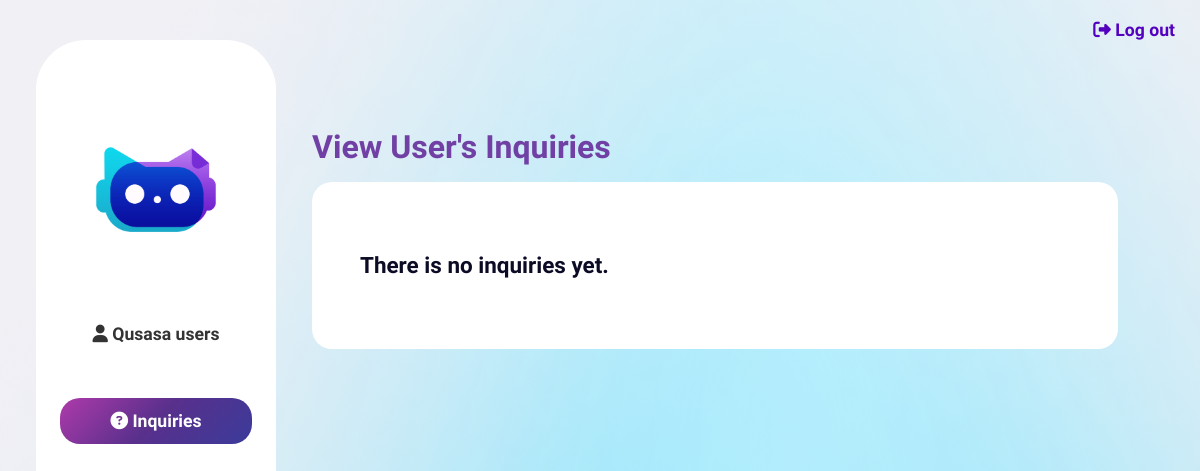
Before: /inquiries/ (signed in) with the older database file.
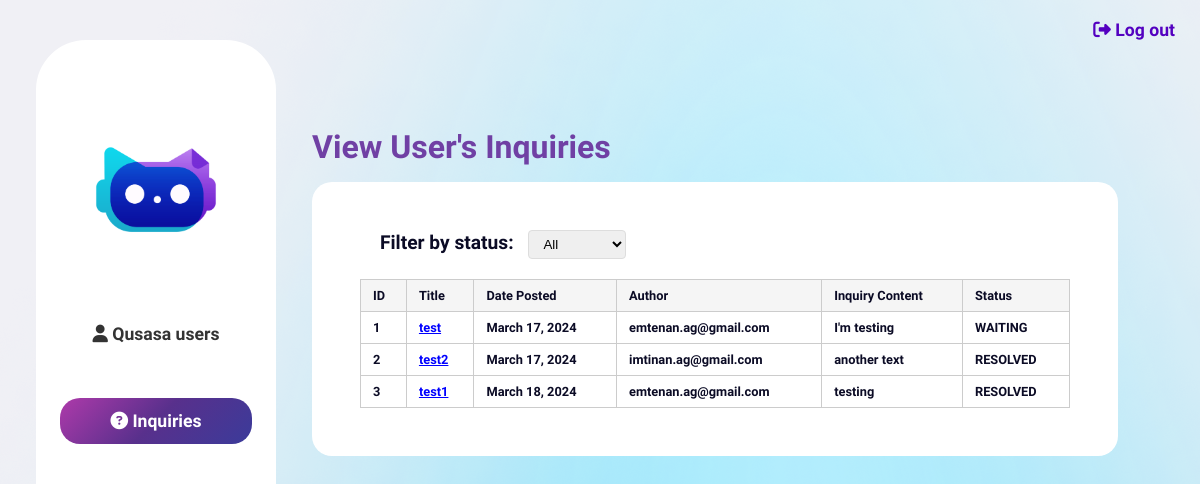
After: the same page with the newer database file.
### qusasa/models.py (models this page shows)
class Inquiry(models.Model):
    title= models.CharField(max_length=1000)
    InqContent=models.TextField()
    RepContent=models.TextField()
    status = models.CharField(max_length=20, choices=STATUS_CHOICES)
    date_posted=models.DateTimeField(auto_now_add=True)
    date_resolved=models.DateTimeField(null=True, blank=True)
    author= models.ForeignKey(settings.AUTH_USER_MODEL, on_delete=models.CASCADE)

class CustomUser(AbstractUser):
    username = None  # remove the username field
    email = models.EmailField(unique=True, verbose_name='email address')
    USERNAME_FIELD = 'email'
    REQUIRED_FIELDS = ['first_name', 'last_name']  # removes email from REQUIRED_FIELDS
    is_verified = models.BooleanField(default=False)
    email_confirmation_code = models.CharField(max_length=30, blank=True, null=True)
    objects = CustomUserManager()

### qusasa/views/auth_views.py (the view)
# urls.py: path('inquiries/', views.inquiries_view, name='inquiries'),
@staff_member_required
def inquiries_view(request):
    context={
        'posts':Inquiry.objects.all()
    }
    return render(request, 'admin/inquiries.html', context)

### qusasa/backend.py (called while the page is built)
    def get_user(self, user_id):
        UserModel = get_user_model()
        try:
            return UserModel.objects.get(pk=user_id)
        except UserModel.DoesNotExist:
            return None

### qusasa/templates/admin/inquiries.html (shortened to what this page needs)
{% load static %}
<!DOCTYPE html>
<html lang="en">
<head>
    <link rel="stylesheet" href="{% static 'qusasa/css/base.css' %}">
    <link rel="stylesheet" href="{% static 'qusasa/css/admin.css' %}">
  </head>
<body>
    <a class="log-out" href="{% url 'logout' %}"><i class="fa-solid fa-right-from-bracket"></i>  Log out</a>
    <div class="side-nav">
        <div class="side-nav-container">
            <img src="{% static 'qusasa/images/Qusasa end.png'%}" alt="">
            <a class="el" href="{% url 'admin:qusasa_customuser_changelist' %}"><i class="fa-solid fa-user"></i> Qusasa users</a>
            <a class="el"  id="el-current" href="{% url 'inquiries' %}"><i class="fa-solid fa-circle-question"></i> Inquiries</a>
        </div>
    </div>
    <div class="content">
        <div class="welcome">
            View User's Inquiries
        </div>
        <div class="history">
      {% if posts %}
        <article class="media content-section">
          <div class="results">
            <div class="controls-container">
<div class="status-filter">
  <label for="statusFilter">Filter by status:</label>
  <select id="statusFilter" onchange="filterStatus()">
      <option value="all">All</option>
  </select>
</div>
</div>
            <table id="result_list">
              <thead>
                <tr>
                  <th scope="col">ID</th>
                  <th scope="col">Title</th>
                  <th scope="col">Date Posted</th>
                  <th scope="col">Author</th>
                  <th scope="col">Inquiry Content</th>
                  <th scope="col">Status</th>
                </tr>
              </thead>
              <tbody>
                {% for post in posts %}
                <tr>
                  <td>{{ post.id }}</td>
                  <td><a href="{% url 'display_inquiry' post.id %}" style="color: blue; text-decoration: underline;">{{ post.title }}</a></td>
                  <td>{{ post.date_posted|date:"F d, Y" }}</td>
                  <td>{{ post.author }}</td>
                  <td>{{ post.InqContent }}</td>
                  <td>{{ post.status }}</td>
                </tr>
                {% endfor %}
              </tbody>
            </table>
          </div>
        </article>
    {%else%}
    <h3>There is no inquiries yet.</h3>
    {%endif%}
        </div>
    </div>
</body>
</html>

### qusasa/static/qusasa/css/base.css (style rules this page uses)
html { width: 100%; margin: 0; padding: 0; background: #f0f0f5; background-repeat: no-repeat; background-attachment: fixed; font-family: 'Raleway', sans-serif; color: white; }
body { min-height: 100%; height: 100%; width: 100%; margin: 0; padding: 0; background-image: url("static/images/Frame 2.png"); background-repeat: no-repeat; background-attachment: fixed; display: flex; flex-direction: row; min-height: 100vh; justify-content: stretch; align-items: start; align-content: start; justify-items: start; }
a { text-decoration: none; }
.side-nav { min-height: 100vh; height: 100vh; width: 20%; color: black; display: flex; flex-direction: column; justify-content: center; align-content: center; align-items: center; flex-wrap: wrap; text-align: center; padding: 0 3%; margin: 0; }
.side-nav-container { margin: 0; height: 90%; width: 100%; background: white; border-radius: 50px; display: flex; flex-direction: column; align-items: center; }
.side-nav .side-nav-container img { max-height: 100px; margin-top: 100px; margin-bottom: 50px; }
.side-nav .side-nav-container .el { width: 80%; padding: 10px; font-size: 1.1rem; font-weight: 700; margin: 1.3rem 0; padding: 0.8rem 0; border-radius: 20px; cursor: pointer; transition: ease 0.2s; color: #333; }
#el-current { background: linear-gradient(-45deg, #3b3b9a, #58308c, #ae3aaa); color: white; transition: ease 0.2s; }
.log-out { color: #5300c0; cursor: pointer; transition: ease 0.2s; font-size: 1.1rem; font-weight: 700; position: absolute; top: 20px; right: 25px; }
.content { min-height: 90%; width: 30vw; display: flex; flex-direction: column; justify-content: flex-start; align-items: flex-start; flex: 1; padding-top: 5vh; }
.content .welcome { color:rgb(112, 64, 164); font-size: 2rem; font-weight: 800; padding: 3rem 0; width: 100%; }
.content .history { background-color: white; border-radius: 20px; color: #0B0B25; width: 80%; padding: 2rem; font-weight: 700; font-size: 1.2rem; }
.content .welcome { padding-bottom: 1rem; }

### qusasa/static/qusasa/css/admin.css (style rules this page uses)
html { min-height: 100%; width: 100%; margin: 0; padding: 0; background: #f0f0f5; background-repeat: no-repeat; background-attachment: fixed; font-family: 'Raleway', sans-serif; color: white; }
body { min-height: 100%; height: 100%; width: 100%; margin: 0; padding: 0; background-image: url("static/images/Frame 2.png"); background-repeat: no-repeat; background-attachment: fixed; display: flex; flex-direction: row; min-height: 100vh; justify-content: start; }
a { text-decoration: none; }
.side-nav { min-height: 100%; height: 100vh; width: 20%; color: black; display: flex; flex-direction: column; justify-content: center; align-content: center; align-items: center; flex-wrap: wrap; text-align: center; padding: 0 3%; margin: 0; }
.side-nav-container { margin: 0; height: 90%; width: 100%; background: white; border-radius: 50px; display: flex; flex-direction: column; align-items: center; }
.side-nav .side-nav-container img { max-height: 100px; margin-top: 100px; margin-bottom: 50px; }
.side-nav .side-nav-container .el { width: 80%; padding: 10px; font-size: 1.1rem; font-weight: 700; margin: 1.3rem 0; padding: 0.8rem 0; border-radius: 20px; cursor: pointer; transition: ease 0.2s; }
#el-current { background: linear-gradient(-45deg, #3b3b9a, #58308c, #ae3aaa); color: white; transition: ease 0.2s; }
.log-out { color: #5300c0; cursor: pointer; transition: ease 0.2s; font-size: 1.1rem; font-weight: 700; position: absolute; top: 20px; right: 25px; }
.content { min-height: 90%; width: 30vw; display: flex; flex-direction: column; justify-content: flex-start; align-items: flex-start; flex: 1; padding: 0rem; margin-top: 10vh; }
.content .welcome { color:rgb(112, 64, 164); font-size: 2rem; font-weight: 800; padding: 3rem 0; width: 100%; margin-bottom: 1rem; }
.content .history { background-color: white; border-radius: 20px; color: #0B0B25; width: 80%; padding: 3rem; font-weight: 700; margin-bottom: 10vh; }
.content .welcome { margin-top: 3rem; padding: 0; height: auto; }
#result_list { border-collapse: collapse; width: 100%; font-size: 0.8rem; }
#result_list th, #result_list td { border: 1px solid #ccc; padding: 8px 12px; text-align: left; }
#result_list thead th { background-color: #f5f5f5; font-weight: bold; }
label { margin-right: 1rem; }
.side-nav a { color: #333; }

Changed rows visible on the page:
added Inquiry: id "1", title "test", date_posted "March 17, 2024", author "emtenan.ag@gmail.com", InqContent "I'm testing", status "WAITING"
added Inquiry: id "2", title "test2", date_posted "March 17, 2024", author "imtinan.ag@gmail.com", InqContent "another text", status "RESOLVED"
added Inquiry: id "3", title "test1", date_posted "March 18, 2024", author "emtenan.ag@gmail.com", InqContent "testing", status "RESOLVED"
Other visible differences:
form field value: (not shown) → "All"
text no longer shown: "There is no inquiries yet."
text now shown: "Filter by status: ID Title Date Posted Author Inquiry Content Status"
